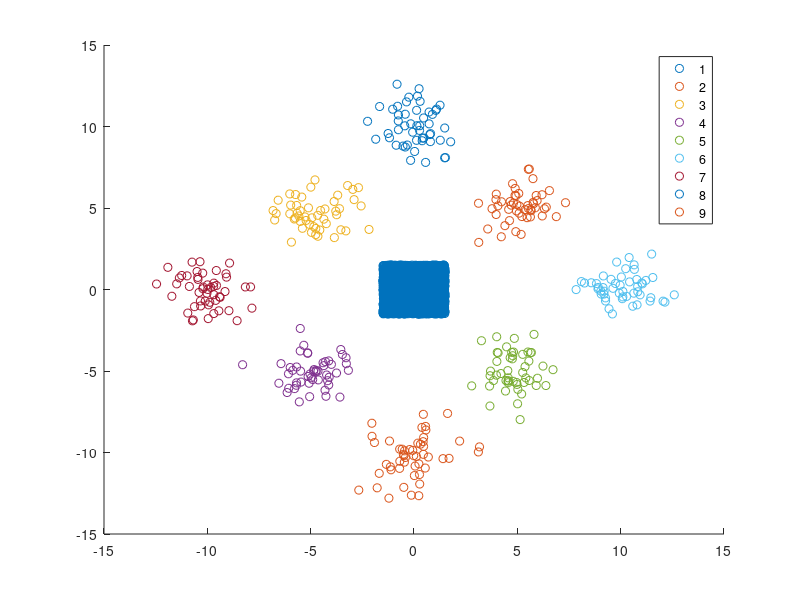

This figure's MATLAB source:
rng(0);

N1 = 5000;
c1 = [0 0];

N2 = 50;
c2 = [5 5];

N3 = 50;
c3 = [-5 5];

N4 = 50;
c4 = [-5 -5];

N5 = 50;
c5 = [5 -5];

N6 = 50;
c6 = [10 0];

N7 = 50;
c7 = [-10 0];

N8 = 50;
c8 = [0 10];

N9 = 50;
c9 = [0 -10];


ball1 = [3*(rand(N1,2)-0.5)+c1 zeros(N1,1)];

ball2 = [randn(N2,2)+c2 zeros(N2,1)+1];

ball3 = [randn(N3,2)+c3 zeros(N3,1)+2];


ball4 = [randn(N4,2)+c4 zeros(N4,1)+3];

ball5 = [randn(N5,2)+c5 zeros(N5,1)+4];

ball6 = [randn(N6,2)+c6 zeros(N6,1)+5];

ball7 = [randn(N7,2)+c7 zeros(N7,1)+6];

ball8 = [randn(N8,2)+c8 zeros(N8,1)+7];

ball9 = [randn(N9,2)+c9 zeros(N9,1)+8];


data = [ball1; ball2;ball3;ball4;ball5;ball6;ball7;ball8;ball9];

X=data(:,1:2);
true_idx=data(:,3)+1;

gscatter(X(:,1),X(:,2),true_idx);

save("./Data-D.mat","data");